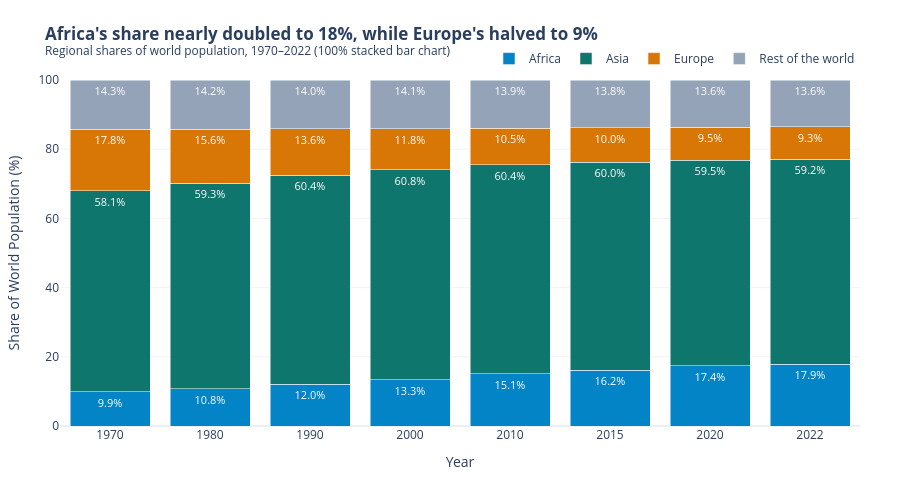

Source (notebook cell):
### Markdown cell above
**Chart choice & justification:** *Which chart did you choose, and why? Justify design choices.

**Chart choice:** 100% stacked bar chart.

**Justification:**
- **Why this chart:** The question asks how the regional *shares* of world population changed over time across discrete census years (1970–2022). A 100% stacked bar chart keeps the total bar height fixed at 100% for each year, making compositional shifts across regions immediately apparent.
- **Design choices:** CVD-safe palette with deliberate semantic color choices: rising Africa is highlighted in accent blue (`#0284c7`), declining Europe in amber (`#d97706`), dominant Asia in deep teal (`#0f766e`), and the grouped 'Rest of the world' in neutral slate grey (`#94a3b8`). In-bar percentage labels make individual shares readable without eye-strain.

### Code cell
# Q7: Regional shares of world population over time (1970-2022)
df_long['Region'] = df_long['Continent'].apply(
    lambda c: c if c in ['Africa', 'Asia', 'Europe'] else 'Rest of the world'
)
share_df = df_long.groupby(['Year', 'Region'])['Population'].sum().reset_index()
tot = share_df.groupby('Year')['Population'].transform('sum')
share_df['Share'] = (share_df['Population'] / tot) * 100

order_q7 = ['Africa', 'Asia', 'Europe', 'Rest of the world']
share_df['Region'] = pd.Categorical(share_df['Region'], categories=order_q7, ordered=True)
share_df = share_df.sort_values(['Year', 'Region'])

share_df['Label'] = share_df['Share'].apply(lambda s: f"{s:.1f}%")
share_df['Year_Str'] = share_df['Year'].astype(str)

palette_q7 = {
    'Africa': '#0284c7',          # accent blue (rising)
    'Asia': '#0f766e',            # teal (majority)
    'Europe': '#d97706',          # amber (declining)
    'Rest of the world': '#94a3b8'# slate grey (context)
}

fig7 = px.bar(
    share_df, x='Year_Str', y='Share', color='Region',
    text='Label',
    category_orders={'Region': order_q7},
    color_discrete_map=palette_q7,
    title="<b>Africa's share nearly doubled to 18%, while Europe's halved to 9%</b><br><sup>Regional shares of world population, 1970–2022 (100% stacked bar chart)</sup>"
)

fig7.update_traces(
    textposition='inside',
    textfont=dict(size=11, color='white')
)

fig7.update_layout(
    template='plotly_white',
    barmode='stack',
    xaxis=dict(title='Year', showgrid=False),
    yaxis=dict(title='Share of World Population (%)', range=[0, 100], showgrid=True, gridcolor='#f1f5f9'),
    legend=dict(title='', orientation='h', yanchor='bottom', y=1.02, xanchor='right', x=1),
    margin=dict(l=60, r=40, t=80, b=40),
    height=480
)

fig7.show()

### Figure 1 — Plotly figure (JSON) as saved in the notebook; plotly's stock layout.template omitted (floating-point values rounded to 4 significant figures)
{"data": [{"hovertemplate": "Region=Africa<br>Year_Str=%{x}<br>Share=%{y}<br>Label=%{text}<extra></extra>", "legendgroup": "Africa", "marker": {"color": "#0284c7", "pattern": {"shape": ""}}, "name": "Africa", "orientation": "v", "showlegend": true, "text": ["9.9%", "10.8%", "12.0%", "13.3%", "15.1%", "16.2%", "17.4%", "17.9%"], "textfont": {"color": "white", "size": 11}, "textposition": "inside", "type": "bar", "x": ["1970", "1980", "1990", "2000", "2010", "2015", "2020", "2022"], "xaxis": "x", "y": [9.893, 10.84, 12.01, 13.32, 15.11, 16.18, 17.36, 17.89], "yaxis": "y"}, {"hovertemplate": "Region=Asia<br>Year_Str=%{x}<br>Share=%{y}<br>Label=%{text}<extra></extra>", "legendgroup": "Asia", "marker": {"color": "#0f766e", "pattern": {"shape": ""}}, "name": "Asia", "orientation": "v", "showlegend": true, "text": ["58.1%", "59.3%", "60.4%", "60.8%", "60.4%", "60.0%", "59.5%", "59.2%"], "textfont": {"color": "white", "size": 11}, "textposition": "inside", "type": "bar", "x": ["1970", "1980", "1990", "2000", "2010", "2015", "2020", "2022"], "xaxis": "x", "y": [58.06, 59.32, 60.41, 60.76, 60.43, 60.05, 59.48, 59.21], "yaxis": "y"}, {"hovertemplate": "Region=Europe<br>Year_Str=%{x}<br>Share=%{y}<br>Label=%{text}<extra></extra>", "legendgroup": "Europe", "marker": {"color": "#d97706", "pattern": {"shape": ""}}, "name": "Europe", "orientation": "v", "showlegend": true, "text": ["17.8%", "15.6%", "13.6%", "11.8%", "10.5%", "10.0%", "9.5%", "9.3%"], "textfont": {"color": "white", "size": 11}, "textposition": "inside", "type": "bar", "x": ["1970", "1980", "1990", "2000", "2010", "2015", "2020", "2022"], "xaxis": "x", "y": [17.76, 15.59, 13.55, 11.81, 10.53, 9.987, 9.514, 9.32], "yaxis": "y"}, {"hovertemplate": "Region=Rest of the world<br>Year_Str=%{x}<br>Share=%{y}<br>Label=%{text}<extra></extra>", "legendgroup": "Rest of the world", "marker": {"color": "#94a3b8", "pattern": {"shape": ""}}, "name": "Rest of the world", "orientation": "v", "showlegend": true, "text": ["14.3%", "14.2%", "14.0%", "14.1%", "13.9%", "13.8%", "13.6%", "13.6%"], "textfont": {"color": "white", "size": 11}, "textposition": "inside", "type": "bar", "x": ["1970", "1980", "1990", "2000", "2010", "2015", "2020", "2022"], "xaxis": "x", "y": [14.29, 14.25, 14.02, 14.1, 13.93, 13.79, 13.65, 13.57], "yaxis": "y"}], "layout": {"barmode": "stack", "height": 480, "legend": {"orientation": "h", "title": {"text": ""}, "tracegroupgap": 0, "x": 1, "xanchor": "right", "y": 1.02, "yanchor": "bottom"}, "margin": {"b": 40, "l": 60, "r": 40, "t": 80}, "title": {"text": "<b>Africa's share nearly doubled to 18%, while Europe's halved to 9%</b><br><sup>Regional shares of world population, 1970–2022 (100% stacked bar chart)</sup>"}, "xaxis": {"anchor": "y", "domain": [0, 1], "showgrid": false, "title": {"text": "Year"}}, "yaxis": {"anchor": "x", "domain": [0, 1], "gridcolor": "#f1f5f9", "range": [0, 100], "showgrid": true, "title": {"text": "Share of World Population (%)"}}}}
